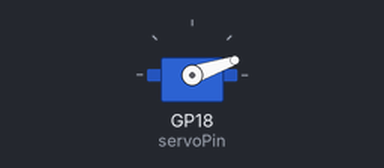
Simulated run of this program. Board: Raspberry Pi Pico running MicroPython. Shown: servo. Servo angles are drawn from the pulse width (0.5 ms = 0°, 2.5 ms = 180°); what the program prints to the serial console is not drawn.

Above: at 0.05 s.
At 0.2 s:
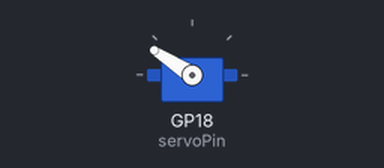
At 0.3 s:
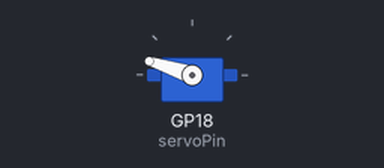
At 0.4 s:
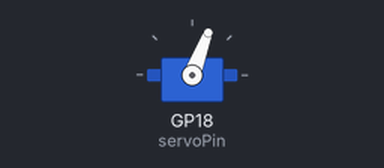
Timing chart, 0 to 3.0 s (numbered marks = the images above):
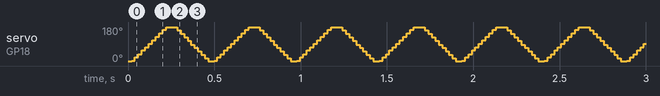

The program:

Pico_Servo.py
```python
from machine import Pin, PWM
from time import sleep

# 設定servo的PWM腳位及頻率
servoPin = PWM(Pin(18))
servoPin.freq(50)

# 定義servo旋轉角度函數
def servo(degrees):
    # 限制servo最大角度為180度，最小角度為0度
    if degrees > 180: degrees=180
    if degrees < 0: degrees=0
    # 設定最大的工作週期為9000，最小工作週期為1000
    maxDuty=9000          # 旋轉到 180度位置
    minDuty=1000          # 旋轉到 0度位置
    # 將旋轉角度轉換為工作週期的值
    newDuty=minDuty+(maxDuty-minDuty)*(degrees/180)
    servoPin.duty_u16(int(newDuty))        # 設定 servo PWM 工作週期

while True:
  for degree in range(0,180,1):         # 從 0度轉到 180度，每次轉 1度
    servo(degree)
    sleep(0.001)
    print("increasing -- "+str(degree))

  for degree in range(180, 0, -1):      # 從 180度轉到 0度，每次轉 1度
    servo(degree)
    sleep(0.001)
    print("decreasing -- "+str(degree))
```
